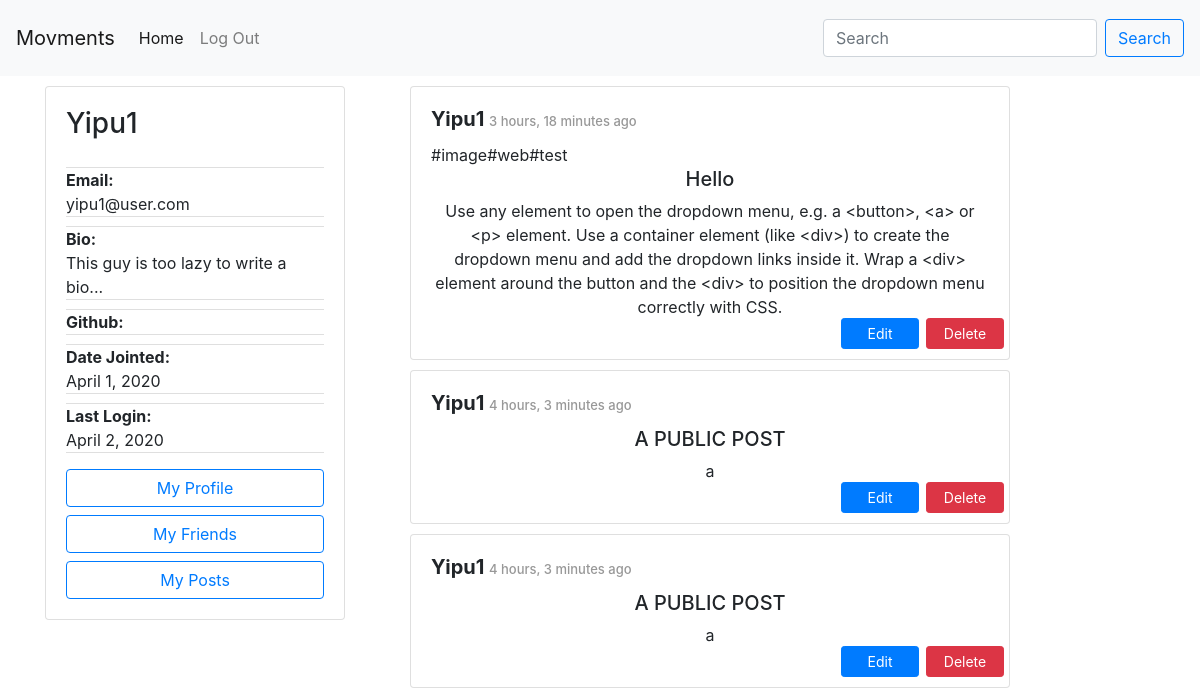
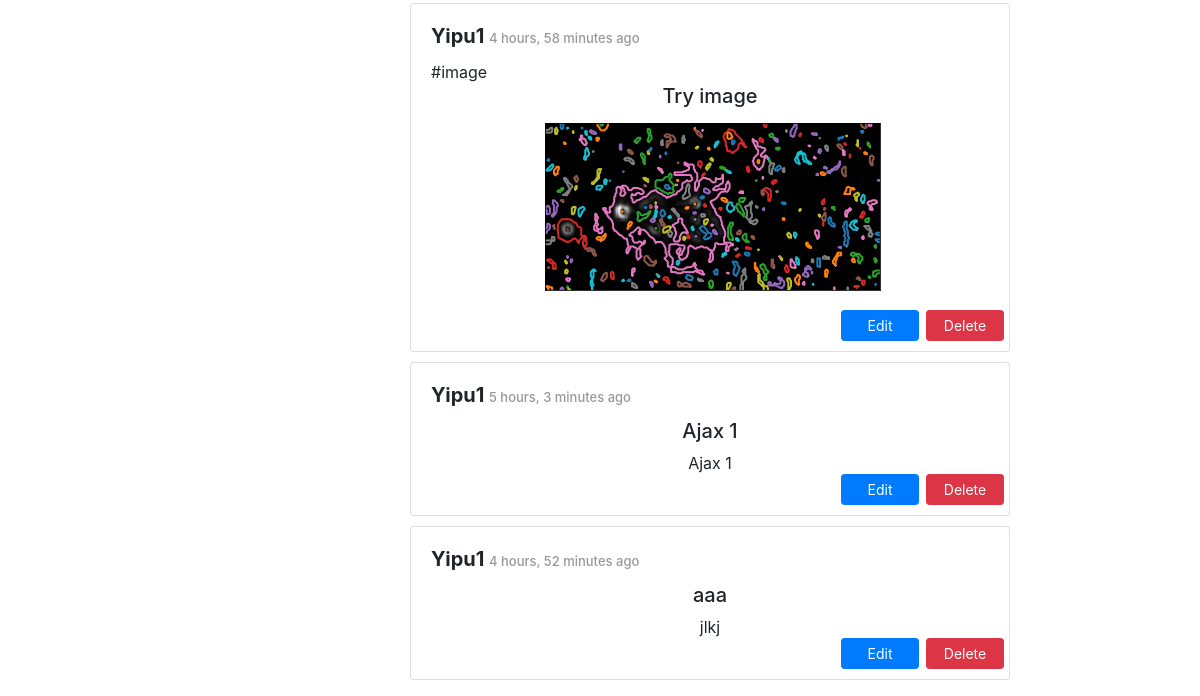
The app's page /author/5a13ffe1-b8d4-4dd2-b0f6-a515631b3292/posts (signed in), older data (2 pictures, top to bottom).
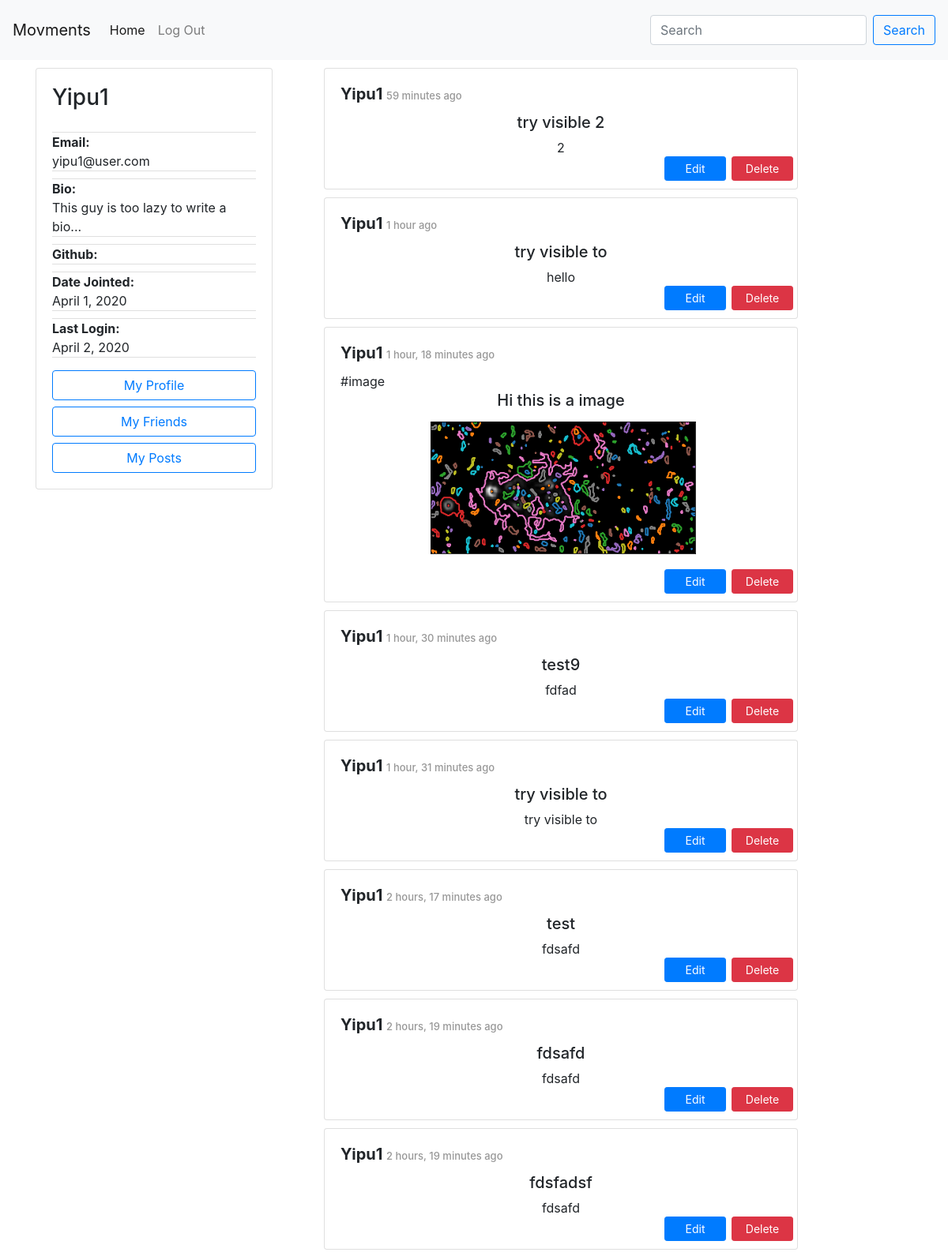
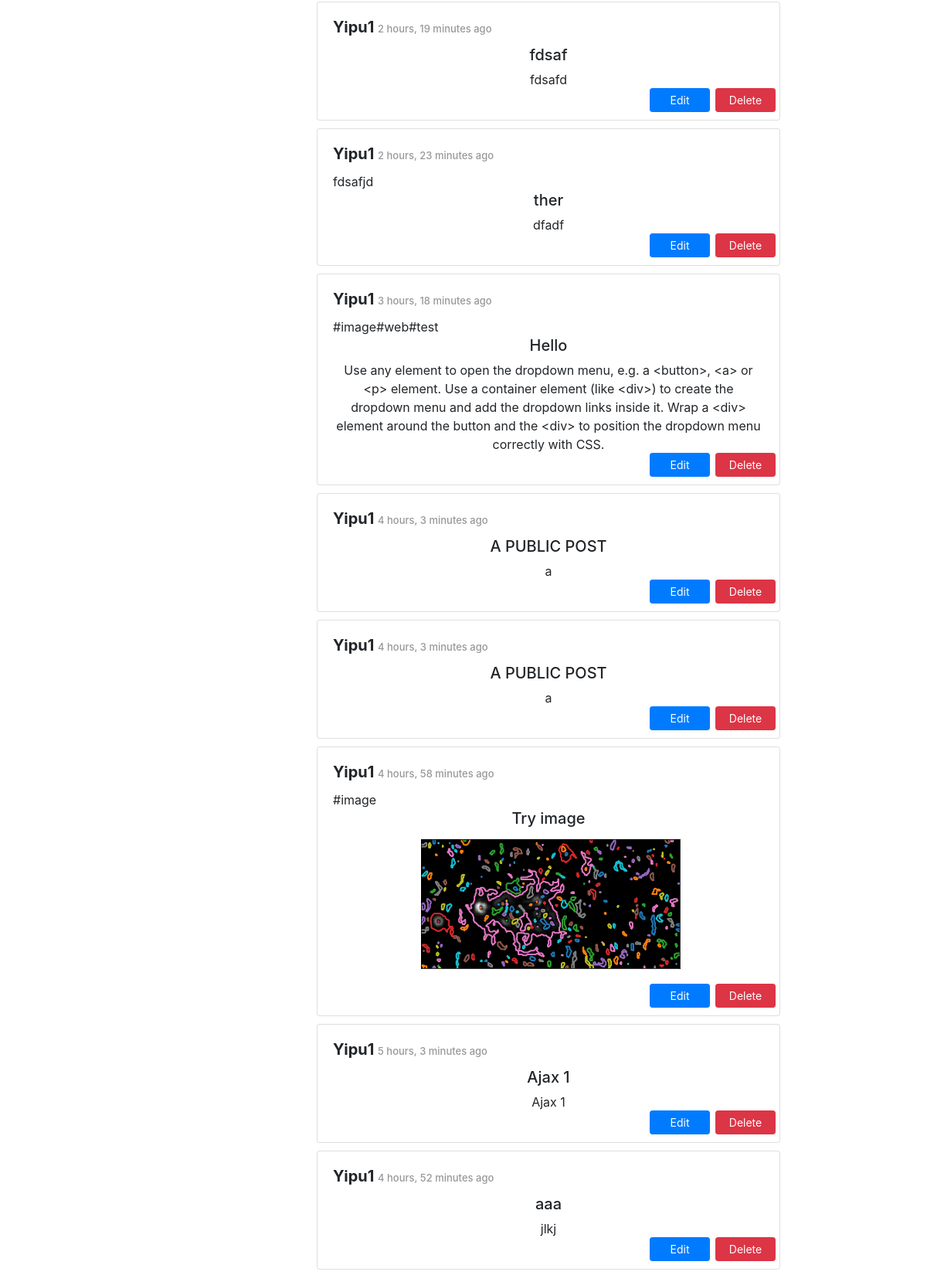
The same page, newer data (2 pictures, top to bottom).
### posting/models.py (models this page shows, shortened)
class Post(models.Model):
    id = models.UUIDField(primary_key=True, default=uuid.uuid4, max_length=50, editable=False)
    author = models.ForeignKey(Author, on_delete=models.CASCADE)
    title = models.CharField(max_length=50)
    contentType = models.CharField(max_length=20, default = 'text/plain', choices=CONTENT_TYPE)
    origin = models.CharField(default="",max_length=200, editable=False)
    source = models.CharField(max_length=200, blank=True)
    content = models.TextField()
    categories = models.CharField(max_length=200, blank=True)
    unlisted = models.BooleanField(default=False, choices=UNLISTED)
    published = models.DateTimeField('date posted', auto_now_add=True, blank=True)
    visibility = models.CharField(max_length=10, default = 'PUBLIC', choices=POST_VISIBILITY)
    visibleTo =models.CharField(max_length=100, default='', blank=True )

### accounts/models.py (models this page shows, shortened)
class Author(AbstractBaseUser):
    email=models.EmailField(
        verbose_name='email address',
        max_length=60,
        unique=True,
    )
    id = models.CharField(primary_key=True, default=uuid.uuid4().urn[9:], editable=False,max_length=100,unique=True)
    displayName = models.CharField(max_length=30)
    lastName = models.CharField(max_length=30, blank=True)
    firstName = models.CharField(max_length=30, blank=True)
    host = models.CharField(default=settings.HOSTNAME, max_length=100)
    url = models.CharField(default="", max_length=100)
    avatar = models.ImageField(upload_to='avatar/', default = 'avatar/default-avatar.png', blank=True, null=True)
    github = models.URLField(default="", max_length=100, null=True)
    bio = models.CharField(default="This guy is too lazy to write a bio...", max_length=200, blank=True, null=True)
    date_joined=models.DateField(verbose_name="date joined", auto_now=True)
    last_login=models.DateField(verbose_name="last login", auto_now=True)
    active=models.BooleanField(default=True)
    activated=models.BooleanField(default=False)
    node=models.BooleanField(default=False)
    admin=models.BooleanField(default=False)
    share=models.BooleanField(default=False)
    share_image=models.BooleanField(default=False)
    objects = AuthorManager()
    USERNAME_FIELD = 'email'
    REQUIRED_FIELDS = ['displayName', ]

### posting/views.py (the view)
# urls.py: path('author/<str:author_id>/posts', APIviews.ViewUserPosts.as_view(), name='view user posts'),
class ViewUserPosts(APIView):
    '''
    show a specified author's posts.
    '''
    permission_classes = [IsAuthenticated]
    def get(self, request, author_id, format=None):
        try:
            author = Author.objects.filter(id=author_id)
            if not author.exists():
                return HttpResponseNotFound("Author Not Found")
            author = Author.objects.get(id=author_id)
            posts = getVisiblePosts(request.user, author)
            context = {
                "posts": posts,
                "allowEdit": True,
            }
            return render(request, "posting/user-post-list.html", context)
        except Exception as e:
            return HttpResponseServerError(e)

### posting/templates/posting/user-post-list.html (shortened to what this page needs)
{% extends 'posting/homepage.html' %}
{% block shortProfile %}
    {% if request.user.is_authenticated %}
        {% include 'posting/profile-card.html' with request=request%}
    {% endif %}
{% endblock %}
{% block content %}
{% if posts %}
<ul>
    {% for post in posts %}
        {% include 'posting/post-full-view.html' with post=post %}
    {% endfor %}
{% endif %}
{% endblock %}

### posting/templates/posting/post-full-view.html (shortened to what this page needs)
<div class="card" style="width: 600px;height: auto">
    <div class="card-body">
        <div class='card-title'>
            <h5 class="post-tile"><b>{{ post.author.displayName }} </b> <span id="timestamp"> {{ post.published|timesince }} ago</span></h5>
        </div>
        <div class="card-subtile">
            <span>{{post.categories}}</span>
        </div>
        <div class="card-content">
            <div class="content-container" style="width:auto;height:auto;">
                <div class='post-content-continer' style="text-align: center;">
                    <h5>{{post.title}}</h5>
                    {% if post.contentType == 'image/png;base64' %}
                    <img alt="Post Image" style="max-width:100%;max-height:100%;padding-bottom: 10px;"/>
                    {% elif post.contentType == 'image/jpeg;base64' %}
                    <img alt="Post Image" style="max-width:100%;max-height:100%;padding-bottom: 10px;"/>
                    {% elif post.contentType == 'application/base64' %}
                    <p>I dont know how to display application yet</p>
                    {% elif post.contentType == 'text/markdown' %}
                    <p>{{ post.content }}</p>
                    {% else %}
                    <p>{{ post.content }}</p >
                    {% endif %}
                </div>
            </div>
        </div>
        <div class="post-action">
            {% if post.author == request.user and allowEdit %}
            <form action="{% url 'posting:delete post' post.id %}" method="POST">
                <div style="margin-top: 20px;">
                    <a  style="width: 78px; position: absolute; right:  90px; bottom:10px; margin-top: 10px;" id="edit-button" data-toggle="modal" data-target="#input-form{{post.id}}"  class="btn btn-primary btn-sm" href="{% url 'posting:edit post' post.id %}">Edit</a >
                    <input style="width: 78px; position: absolute; right:   5px; bottom:   10px;margin-top: 10px;" class="btn btn-danger btn-sm"  type="submit" value="Delete">
                </div>
            </form>
            </div>
            {% endif %}
        </div>
    </div>
</div>

Row changes from the older to the newer data that the page shows:
added Post: author.displayName "Yipu1", published "59 minutes", title "try visible 2", content "2"
added Post: author.displayName "Yipu1", published "1 hour", title "try visible to", content "hello"
added Post: author.displayName "Yipu1", published "1 hour, 18 minutes", categories "#image", title "Hi this is a image"
added Post: author.displayName "Yipu1", published "1 hour, 30 minutes", title "test9", content "fdfad"
added Post: author.displayName "Yipu1", published "1 hour, 31 minutes", title "try visible to", content "try visible to"
added Post: author.displayName "Yipu1", published "2 hours, 17 minutes", title "test", content "fdsafd"
added Post: author.displayName "Yipu1", published "2 hours, 19 minutes", title "fdsafd", content "fdsafd"
added Post: author.displayName "Yipu1", published "2 hours, 19 minutes", title "fdsfadsf", content "fdsafd"
added Post: author.displayName "Yipu1", published "2 hours, 19 minutes", title "fdsaf", content "fdsafd"
added Post: author.displayName "Yipu1", published "2 hours, 23 minutes", categories "fdsafjd", title "ther", content "dfadf"
